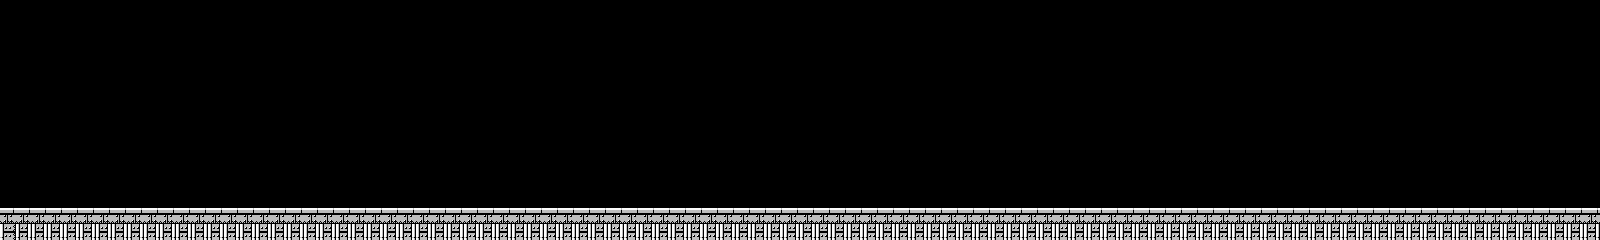

A 2D game scene composited from a Tiled map and its tileset images. What follows is a short description and the map's XML, with each tile layer's data collapsed to a summary:
An orthogonal 100x15 tile map with 16x16 px tiles, 1 tile layer (Capa de Patrones 1).

<map version="1.0" orientation="orthogonal" renderorder="right-down" width="100" height="15" tilewidth="16" tileheight="16" nextobjectid="1">
 <tileset firstgid="1" name="mm1bgset" tilewidth="16" tileheight="16" spacing="4" margin="1" tilecount="360" columns="10">
  <image source="mm1bgset.png" width="198" height="718" />
 </tileset>
 <layer name="Capa de Patrones 1" width="100" height="15">
  <data>[1500 cells, 1500 non-empty, 4 distinct tile ids]</data>
 </layer>
</map>
